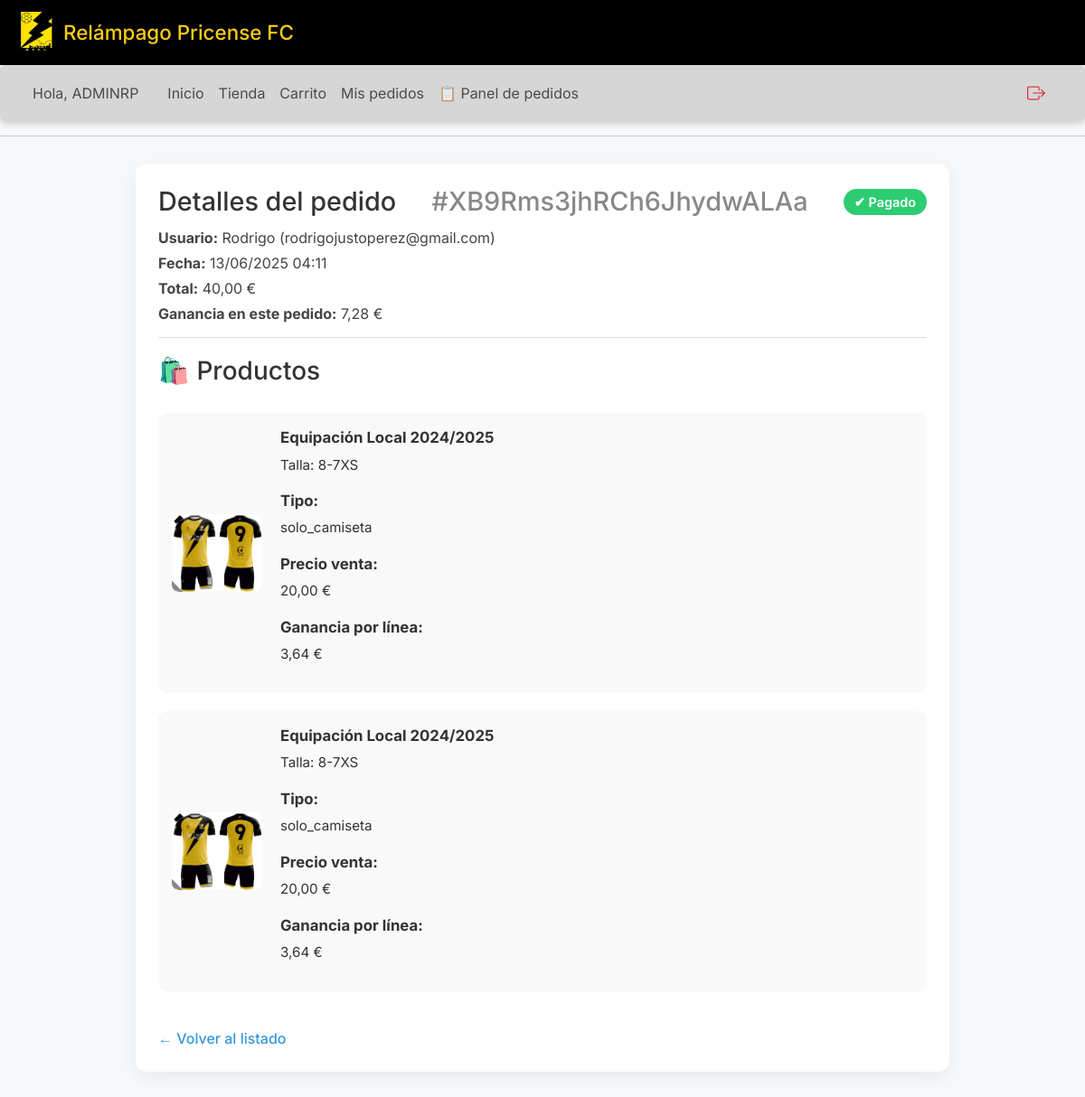
The page /panel/pedidos/XB9Rms3jhRCh6JhydwALAa/ (signed in) on the database its author committed.
### relampagoweb/models.py (models this page shows, shortened)
class Usuario(AbstractBaseUser, PermissionsMixin):
    name = models.CharField(max_length=100)
    apellidos = models.CharField(max_length=100)
    telefono = models.CharField(max_length=20)
    email = models.EmailField(unique=True)
    is_active = models.BooleanField(default=True)
    is_staff = models.BooleanField(default=False)
    is_gestor = models.BooleanField(default=False)
    USERNAME_FIELD = 'email'
    REQUIRED_FIELDS = ['name', 'apellidos']
    objects = UsuarioManager()

class Pedido(models.Model):
    usuario = models.ForeignKey(settings.AUTH_USER_MODEL, on_delete=models.CASCADE, related_name='pedidos')
    fecha = models.DateTimeField(auto_now_add=True)
    pagado = models.BooleanField(default=False)
    id = models.CharField(primary_key=True, max_length=22, default=shortuuid.uuid, editable=False)
    usar_descuento = models.BooleanField(default=False)
    from decimal import Decimal
    @property
    def total(self):
        PRECIO_CAMISETA_NORMAL   = Decimal('22.00')
        PRECIO_CAMISETA_DESC     = Decimal('20.00')
        total = Decimal('0.00')
        num_camisetas = 0
        for linea in self.lineas.all():
            if linea.compra_tipo == 'solo_camiseta':
                num_camisetas += 1
            else:
                total += linea.producto.precio
        if num_camisetas:
            pares   = (num_camisetas // 2) if self.usar_descuento else 0
            sueltas = num_camisetas - (pares * 2)
            total += (pares * 2) * PRECIO_CAMISETA_DESC
            total += sueltas * PRECIO_CAMISETA_NORMAL
        return total

class LineaPedido(models.Model):
    pedido = models.ForeignKey(Pedido, on_delete=models.CASCADE, related_name='lineas')
    producto = models.ForeignKey(Producto, on_delete=models.CASCADE)
    talla = models.CharField(max_length=10)
    nombre_dorsal = models.CharField(max_length=100, blank=True, null=True)
    numero_dorsal = models.PositiveIntegerField(blank=True, null=True)
    compra_tipo = models.CharField(max_length=20, blank=True, null=True)  # <- AÑADIDO
    precio_unitario = models.DecimalField(max_digits=6, decimal_places=2, default=0.00)
    costo_unitario  = models.DecimalField(max_digits=6, decimal_places=2, default=0.00)

class Producto(models.Model):
    TIPO_PRODUCTO = (
        ('Camiseta', 'Camiseta'),
        ('Equipación', 'Equipación'),
        ('Sudadera', 'Sudadera'),
    )
    nombre = models.CharField(max_length=100)
    tipo = models.CharField(max_length=20, choices=TIPO_PRODUCTO)
    descripcion = models.TextField(blank=True)
    imagen = models.ImageField(upload_to='productos/')
    precio = models.DecimalField(max_digits=6, decimal_places=2)
    precio_camiseta_sola = models.DecimalField(
        max_digits=6, decimal_places=2,
        null=True, blank=True,
        help_text="Coste unitario de la camiseta suelta (si procede)"
    )
    precio_camiseta_descuento = models.DecimalField(
        max_digits=6, decimal_places=2,
        null=True, blank=True,
        help_text="Coste unitario de la camiseta suelta con descuento (si procede)"
    )
    coste_provedor= models.DecimalField(
        max_digits=6, decimal_places=2,
        null=False, blank=True,
        help_text="Precio que pagamos al proveedor por el producto, usar para equipaciones completas y sudaderas",
        default=Decimal('35.00')
    )
    coste_provedor_camiseta = models.DecimalField(
        max_digits=6, decimal_places=2,
        null=True, blank=True,
        help_text="Precio que pagamos al proveedor por la equipación solo camiseta",
        default=Decimal('22.00')
    )

### relampagoweb/views.py (the view)
# urls.py: path('panel/pedidos/<str:pedido_id>/', detalle_pedido_admin_view, name='detalle_pedido_admin'),
@user_passes_test(es_admin)
def detalle_pedido_admin_view(request, pedido_id):
    pedido = get_object_or_404(Pedido, id=pedido_id)
    lineas = []
    for linea in pedido.lineas.select_related('producto'):
        precio_venta = linea.precio_unitario
        costo = linea.costo_unitario
        linea.ganancia_calc = precio_venta - costo
        lineas.append(linea)
    total_ganancia = sum((l.ganancia_calc for l in lineas), Decimal('0.00'))
    pedido.ganancia_calc = total_ganancia
    return render(request, 'admin/detalle_pedido.html', {
        'pedido': pedido,
        'lineas': lineas,
        'config': get_configuracion(),
    })

### relampagoweb/views.py (called while the page is built)
def es_admin(user):
    return user.is_authenticated and user.is_staff

def get_configuracion():
    config, created = Configuracion.objects.get_or_create(id=1)
    return config

### relampagoweb/templates/admin/detalle_pedido.html (shortened to what this page needs)
{% extends "base.html" %}
{% block content %}
<div class="pedido-card">
  <div class="pedido-header">
    <h2>
      Detalles del pedido <span style="color: #888;">#{{ pedido.id }}</span>
      {% if pedido.pagado %}
        <span class="estado-badge estado-pagado">✔ Pagado</span>
      {% else %}
        <span class="estado-badge estado-pendiente">✘ No pagado</span>
      {% endif %}
    </h2>
    <div class="pedido-info">
      <p><strong>Usuario:</strong> {{ pedido.usuario.name }} ({{ pedido.usuario.email }})</p>
      <p><strong>Fecha:</strong> {{ pedido.fecha|date:"d/m/Y H:i" }}</p>
      <p><strong>Total:</strong> {{ pedido.total }} €</p>
  <p><strong>Ganancia en este pedido:</strong> {{ pedido.ganancia_calc|default:0.00|floatformat:2 }} €</p>
    </div>
  </div>
  <h3>🛍️ Productos</h3>
  <div class="producto-listado">
    {% for linea in lineas %}
      <div class="producto-item">
        <img src="{{ linea.producto.imagen.url }}" alt="{{ linea.producto.nombre }}">
        <div class="producto-detalles">
          <strong>{{ linea.producto.nombre }}</strong>
          <p>Talla: {{ linea.talla }}</p>
          {% if linea.producto.tipo == "Equipación" %}
            <p><strong>Tipo:</strong> {{ linea.compra_tipo }}</p>
          {% endif %}
          <p><strong>Precio venta:</strong> {{ linea.precio_unitario|floatformat:2 }} €</p>
          <p><strong>Ganancia por línea:</strong> {{ linea.ganancia_calc|floatformat:2 }} €</p>
        </div>
      </div>
    {% endfor %}
  </div>
  <a href="{% url 'lista_pedidos' %}" class="volver-link">← Volver al listado</a>
</div>
{% endblock %}

### relampagoweb/templates/base.html (shortened to what this page needs)
{% load static %}
<!DOCTYPE html>
<html lang="es">
<head>
  <link href="https://cdn.jsdelivr.net/npm/bootstrap@5.3.3/dist/css/bootstrap.min.css" rel="stylesheet">
  <link href="https://cdn.jsdelivr.net/npm/bootstrap-icons@1.10.5/font/bootstrap-icons.css" rel="stylesheet">
  <link rel="stylesheet" href="{% static 'css/estilos.css' %}">
  <link rel="stylesheet" href="https://cdn.jsdelivr.net/npm/swiper@11/swiper-bundle.min.css" />
</head>
<body>
  {% block layout %}
    <header style="background-color: #000; color: #facc15; display: flex; align-items: center; gap: 10px; padding: 10px 20px;">
      <img src="{% static 'img/escudo.png' %}" alt="Escudo" width="40">
      <h1 class="m-0" style="font-size: 1.4rem;">Relámpago Pricense FC</h1>
    </header>
    <nav class="navbar navbar-expand-lg px-4 py-2 mb-0" style="background-color: #d6d6d6; border-radius: 6px;">
      <div class="container-fluid">
        <div class="collapse navbar-collapse" id="navbarOpciones">
          {% if user.is_authenticated %}
            <span class="navbar-text me-4">Hola, {{ user.name }}</span>
          {% endif %}
          <ul class="navbar-nav me-auto mb-2 mb-lg-0">
            <li class="nav-item"><a class="nav-link" href="{% url 'inicio' %}">Inicio</a></li>
            <li class="nav-item"><a class="nav-link" href="{% url 'tienda' %}">Tienda</a></li>
            {% if user.is_authenticated %}
              <li class="nav-item"><a class="nav-link" href="{% url 'carrito' %}">Carrito</a></li>
              <li class="nav-item"><a class="nav-link" href="{% url 'mis_pedidos' %}">Mis pedidos</a></li>
              {% if user.is_staff %}
                <li class="nav-item"><a class="nav-link" href="{% url 'lista_pedidos' %}">📋 Panel de pedidos</a></li>
              {% endif %}
            {% endif %}
          </ul>
          <ul class="navbar-nav mb-2 mb-lg-0">
            {% if user.is_authenticated %}
              <li class="nav-item">
                <a href="#" class="text-danger fs-5 nav-link" title="Cerrar sesión"
                   data-bs-toggle="modal" data-bs-target="#logoutModal">
                  <i class="bi bi-box-arrow-right"></i>
                </a>
              </li>
            {% else %}
              <li class="nav-item"><a class="nav-link" href="{% url 'login' %}">Iniciar sesión</a></li>
              <li class="nav-item"><a class="nav-link" href="{% url 'registro' %}">Registrarse</a></li>
            {% endif %}
          </ul>
        </div>
      </div>
    </nav>
    <hr>
  {% endblock %}
  {% block content %}{% endblock %}
</body>
</html>

### relampagoweb/static/css/estilos.css (style rules this page uses)
html, body { font-family: 'Inter', sans-serif; margin: 0; padding: 0; background-color: #f7f8fa; color: #333; }
.navbar { background-color: #000; padding: 10px 20px; box-shadow: 0 2px 8px rgba(0, 0, 0, 0.2); position: sticky; top: 0; z-index: 1000; }

### relampagoweb/templates/base.html (style rules this page uses)
body { font-family: 'Inter', sans-serif; }

### relampagoweb/templates/admin/detalle_pedido.html (style rules this page uses)
.pedido-card { max-width: 900px; margin: 30px auto; padding: 25px; background: white; border-radius: 12px; box-shadow: 0 6px 18px rgba(0, 0, 0, 0.06); }
.pedido-header { border-bottom: 1px solid #ddd; margin-bottom: 20px; padding-bottom: 10px; }
.pedido-header h2 { font-size: 1.8rem; margin-bottom: 10px; display: flex; align-items: center; justify-content: space-between; gap: 10px; flex-wrap: wrap; }
.estado-badge { font-size: 0.9rem; font-weight: 600; padding: 6px 12px; border-radius: 999px; color: white; }
.estado-pagado { background-color: #2ecc71; }
.pedido-info p { margin: 4px 0; color: #444; }
.producto-listado { margin-top: 30px; }
.producto-item { display: flex; gap: 20px; margin-bottom: 20px; align-items: center; background-color: #f9f9f9; border-radius: 10px; padding: 15px; }
.producto-item img { border-radius: 8px; width: 100px; }
.producto-detalles { font-size: 0.95rem; }
.producto-detalles strong { font-size: 1.05rem; display: block; margin-bottom: 6px; }
.volver-link { display: inline-block; margin-top: 20px; text-decoration: none; color: #3498db; font-weight: 500; }

### rows shown on the page
Usuario: name "ADMINRP"
Pedido: id "XB9Rms3jhRCh6JhydwALAa", usuario.name "Rodrigo", usuario.email "rodrigojustoperez@gmail.com", fecha "13/06/2025 04:11", total "40,00", ganancia_calc "7,28"
LineaPedido: producto.imagen (picture), producto.nombre "Equipación Local 2024/2025", talla "8-7XS", compra_tipo "solo_camiseta", precio_unitario "20,00", ganancia_calc "3,64"
LineaPedido: producto.imagen (picture), producto.nombre "Equipación Local 2024/2025", talla "8-7XS", compra_tipo "solo_camiseta", precio_unitario "20,00", ganancia_calc "3,64"
